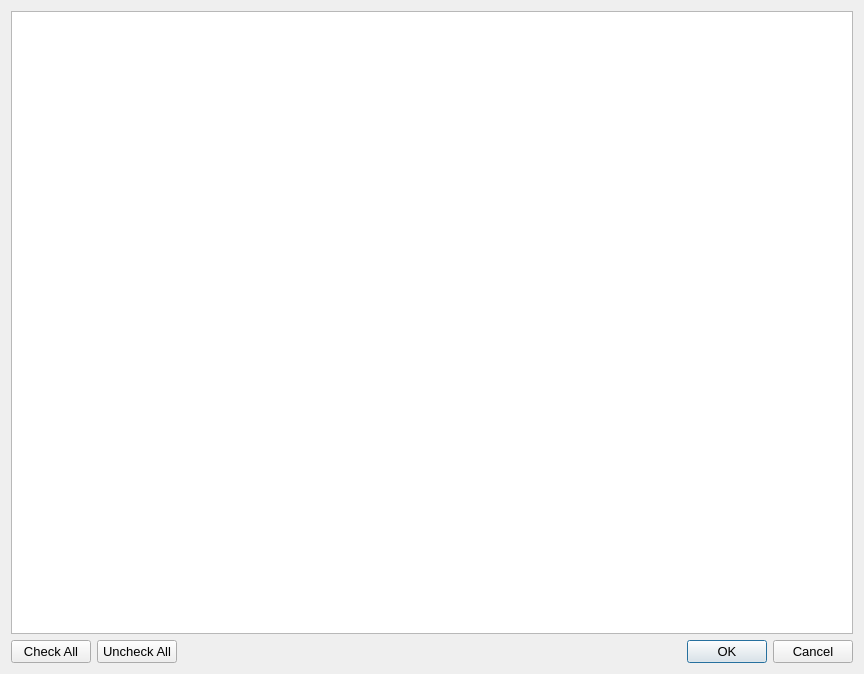
<?xml version="1.0" encoding="UTF-8"?>
<ui version="4.0">
 <class>Transects2Use</class>
 <widget class="QDialog" name="Transects2Use">
  <property name="windowModality">
   <enum>Qt::ApplicationModal</enum>
  </property>
  <property name="geometry">
   <rect>
    <x>0</x>
    <y>0</y>
    <width>864</width>
    <height>674</height>
   </rect>
  </property>
  <property name="windowTitle">
   <string>Transects to Use</string>
  </property>
  <layout class="QGridLayout" name="gridLayout">
   <item row="0" column="0">
    <layout class="QVBoxLayout" name="verticalLayout">
     <item>
      <widget class="QTableWidget" name="tableSelect"/>
     </item>
     <item>
      <layout class="QHBoxLayout" name="horizontalLayout">
       <item>
        <widget class="QPushButton" name="pb_check_all">
         <property name="font">
          <font>
           <pointsize>10</pointsize>
          </font>
         </property>
         <property name="text">
          <string>Check All</string>
         </property>
        </widget>
       </item>
       <item>
        <widget class="QPushButton" name="pb_uncheck_all">
         <property name="font">
          <font>
           <pointsize>10</pointsize>
          </font>
         </property>
         <property name="text">
          <string>Uncheck All</string>
         </property>
        </widget>
       </item>
       <item>
        <spacer name="horizontalSpacer">
         <property name="orientation">
          <enum>Qt::Horizontal</enum>
         </property>
         <property name="sizeHint" stdset="0">
          <size>
           <width>40</width>
           <height>20</height>
          </size>
         </property>
        </spacer>
       </item>
       <item>
        <widget class="QDialogButtonBox" name="buttonBox">
         <property name="font">
          <font>
           <pointsize>10</pointsize>
          </font>
         </property>
         <property name="orientation">
          <enum>Qt::Horizontal</enum>
         </property>
         <property name="standardButtons">
          <set>QDialogButtonBox::Cancel|QDialogButtonBox::Ok</set>
         </property>
        </widget>
       </item>
      </layout>
     </item>
    </layout>
   </item>
  </layout>
 </widget>
 <resources/>
 <connections>
  <connection>
   <sender>buttonBox</sender>
   <signal>accepted()</signal>
   <receiver>Transects2Use</receiver>
   <slot>accept()</slot>
   <hints>
    <hint type="sourcelabel">
     <x>248</x>
     <y>254</y>
    </hint>
    <hint type="destinationlabel">
     <x>157</x>
     <y>274</y>
    </hint>
   </hints>
  </connection>
  <connection>
   <sender>buttonBox</sender>
   <signal>rejected()</signal>
   <receiver>Transects2Use</receiver>
   <slot>reject()</slot>
   <hints>
    <hint type="sourcelabel">
     <x>316</x>
     <y>260</y>
    </hint>
    <hint type="destinationlabel">
     <x>286</x>
     <y>274</y>
    </hint>
   </hints>
  </connection>
 </connections>
</ui>
